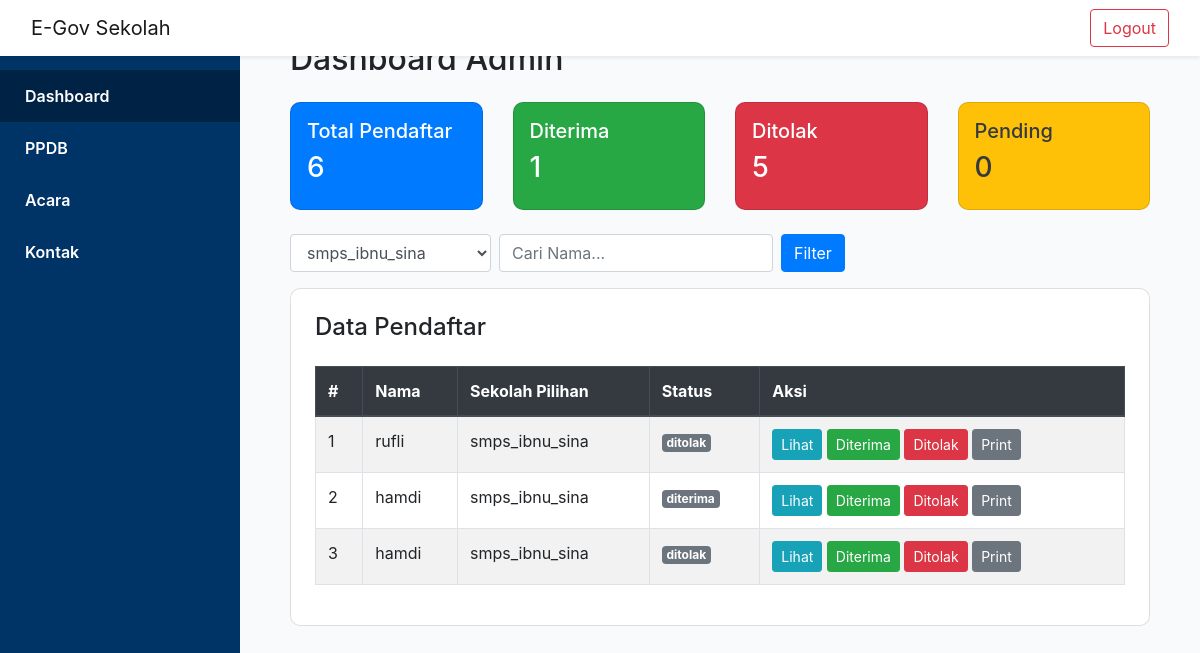
Page /dashboard/admin.php?sekolah=smps_ibnu_sina (signed in) on the committed database.
### tables this page shows
CREATE TABLE `ppdb` (
  `id` int(11) NOT NULL AUTO_INCREMENT,
  `user_id` int(11) DEFAULT NULL,
  `nama_lengkap` varchar(100) DEFAULT NULL,
  `nisn` varchar(20) DEFAULT NULL,
  `nama_orang_tua` varchar(255) DEFAULT NULL,
  `asal_sekolah` varchar(100) DEFAULT NULL,
  `alamat` text DEFAULT NULL,
  `sekolah_pilihan` enum('smps_ibnu_sina','smps_02_ibnu_sina') DEFAULT NULL,
  `status` enum('pending','diterima','ditolak') DEFAULT 'pending',
  `created_at` timestamp NOT NULL DEFAULT current_timestamp(),
  `no_hp` varchar(20) DEFAULT NULL,
  PRIMARY KEY (`id`),
  KEY `user_id` (`user_id`),
  CONSTRAINT `ppdb_ibfk_1` FOREIGN KEY (`user_id`) REFERENCES `users` (`id`)
);

CREATE TABLE `users` (
  `id` int(11) NOT NULL AUTO_INCREMENT,
  `nama` varchar(100) DEFAULT NULL,
  `username` varchar(50) DEFAULT NULL,
  `password` varchar(255) DEFAULT NULL,
  `role` enum('admin','siswa') DEFAULT NULL,
  `sekolah` enum('smps_ibnu_sina','smps_02_ibnu_sina') DEFAULT NULL,
  `created_at` timestamp NOT NULL DEFAULT current_timestamp(),
  PRIMARY KEY (`id`),
  UNIQUE KEY `username` (`username`)
);

### dashboard/admin.php (the view, shortened to what this page needs)
<?php
include '../config/db.php';
$filter_sekolah = isset($_GET['sekolah']) ? $_GET['sekolah'] : '';
$cari_nama = isset($_GET['nama']) ? $_GET['nama'] : '';
$total_pendaftar = $conn->query("SELECT COUNT(*) AS total FROM ppdb")->fetch_assoc()['total'];
$pendaftar_terverifikasi = $conn->query("SELECT COUNT(*) AS total FROM ppdb WHERE status = 'Diterima'")->fetch_assoc()['total'];
$pendaftar_ditolak = $conn->query("SELECT COUNT(*) AS total FROM ppdb WHERE status = 'Ditolak'")->fetch_assoc()['total'];
$pendaftar_pending = $conn->query("SELECT COUNT(*) AS total FROM ppdb WHERE status = 'Pending'")->fetch_assoc()['total'];
$sekolah_options = $conn->query("SELECT DISTINCT sekolah_pilihan FROM ppdb");
?>
<!DOCTYPE html>
<html lang="id">
<head>
    <link href="https://stackpath.bootstrapcdn.com/bootstrap/4.5.2/css/bootstrap.min.css" rel="stylesheet">
</head>
<body>
<nav class="navbar navbar-expand-lg navbar-light bg-white fixed-top shadow-sm">
    <div class="container-fluid">
        <a class="navbar-brand" href="#">E-Gov Sekolah</a>
        <div class="ml-auto">
            <a href="../login/logout.php" class="btn btn-outline-danger">Logout</a>
        </div>
    </div>
</nav>
<div class="sidebar">
    <a href="#" class="active">Dashboard</a>
    <a href="../ppdb/form_ppdb.php">PPDB</a>
    <a href="../pages/acara.php">Acara</a>
    <a href="../pages/kontak.php">Kontak</a>
</div>
<div class="content">
    <h2 class="mb-4">Dashboard Admin</h2>
    <div class="row mb-4">
        <div class="col-md-3">
            <div class="card bg-primary text-white p-3">
                <h5>Total Pendaftar</h5>
                <h3><?= $total_pendaftar ?></h3>
            </div>
        </div>
        <div class="col-md-3">
            <div class="card bg-success text-white p-3">
                <h5>Diterima</h5>
                <h3><?= $pendaftar_terverifikasi ?></h3>
            </div>
        </div>
        <div class="col-md-3">
            <div class="card bg-danger text-white p-3">
                <h5>Ditolak</h5>
                <h3><?= $pendaftar_ditolak ?></h3>
            </div>
        </div>
        <div class="col-md-3">
            <div class="card bg-warning text-dark p-3">
                <h5>Pending</h5>
                <h3><?= $pendaftar_pending ?></h3>
            </div>
        </div>
    </div>
    <form method="GET" class="form-inline mb-3">
        <select name="sekolah" class="form-control mr-2">
            <?php while ($opt = $sekolah_options->fetch_assoc()): ?>
                <option value="<?= $opt['sekolah_pilihan'] ?>" <?= ($filter_sekolah == $opt['sekolah_pilihan']) ? 'selected' : '' ?>>
                    <?= $opt['sekolah_pilihan'] ?>
                </option>
            <?php endwhile; ?>
        </select>
        <input type="text" name="nama" placeholder="Cari Nama..." class="form-control mr-2" value="<?= htmlspecialchars($cari_nama) ?>">
        <button class="btn btn-primary" type="submit">Filter</button>
    </form>
    <div class="card p-4">
        <h4>Data Pendaftar</h4>
        <div class="table-responsive">
            <table class="table table-bordered table-striped mt-3">
                <thead class="thead-dark">
                    <tr>
                        <th>#</th>
                        <th>Nama</th>
                        <th>Sekolah Pilihan</th>
                        <th>Status</th>
                        <th class="no-print">Aksi</th>
                    </tr>
                </thead>
                <tbody>
                <?php
                $no = 1;
                $query_sql = "SELECT ppdb.*, users.nama AS nama_lengkap FROM ppdb JOIN users ON ppdb.user_id = users.id WHERE 1=1";
                if ($filter_sekolah != '') {
                    $filter = $conn->real_escape_string($filter_sekolah);
                    $query_sql .= " AND ppdb.sekolah_pilihan = '$filter'";
                }
                $query_sql .= " ORDER BY ppdb.id DESC";
                $query = $conn->query($query_sql);
                while ($row = $query->fetch_assoc()):
                ?>
                    <tr>
                        <td><?= $no++ ?></td>
                        <td><?= htmlspecialchars($row['nama_lengkap']) ?></td>
                        <td><?= htmlspecialchars($row['sekolah_pilihan']) ?></td>
                        <td>
                            <?php
                            $badge = 'secondary';
                            ?>
                            <span class="badge badge-<?= $badge ?>"><?= $row['status'] ?></span>
                        </td>
                        <td class="no-print">
                            <button class="btn btn-info btn-sm" data-toggle="modal" data-target="#modalDetail<?= $row['id'] ?>">Lihat</button>
                            <form method="post" class="d-inline">
                                <button type="submit" class="btn btn-success btn-sm" onclick="return confirm('Terima pendaftar ini?')">Diterima</button>
                            </form>
                            <form method="post" class="d-inline">
                                <button type="submit" class="btn btn-danger btn-sm" onclick="return confirm('Tolak pendaftar ini?')">Ditolak</button>
                            </form>
                            <button class="btn btn-secondary btn-sm" onclick="printPerson('print-<?= $row['id'] ?>')">Print</button>
                        </td>
                    </tr>
                <?php endwhile; ?>
                </tbody>
            </table>
        </div>
    </div>
</div>
</body>
</html>

### dashboard/admin.php (style rules this page uses)
body { background-color: #f8fafc; }
.sidebar { height: 100vh; position: fixed; width: 240px; background-color: #003366; padding-top: 70px; color: white; }
.sidebar a { color: white; padding: 14px 25px; display: block; font-weight: 600; }
.sidebar a:hover, .sidebar a.active { background-color: #002244; text-decoration: none; }
.content { margin-left: 240px; padding: 40px 50px; }
.card { border-radius: 10px; }

### rows in the picture
ppdb: user.nama "rufli", sekolah_pilihan "smps_ibnu_sina", status "ditolak"
ppdb: user.nama "hamdi", sekolah_pilihan "smps_ibnu_sina", status "diterima"
ppdb: user.nama "hamdi", sekolah_pilihan "smps_ibnu_sina", status "ditolak"

### other values in the picture
$total_pendaftar "6"
$pendaftar_terverifikasi "1"
$pendaftar_ditolak "5"
$pendaftar_pending "0"
form field sekolah "smps_ibnu_sina"
